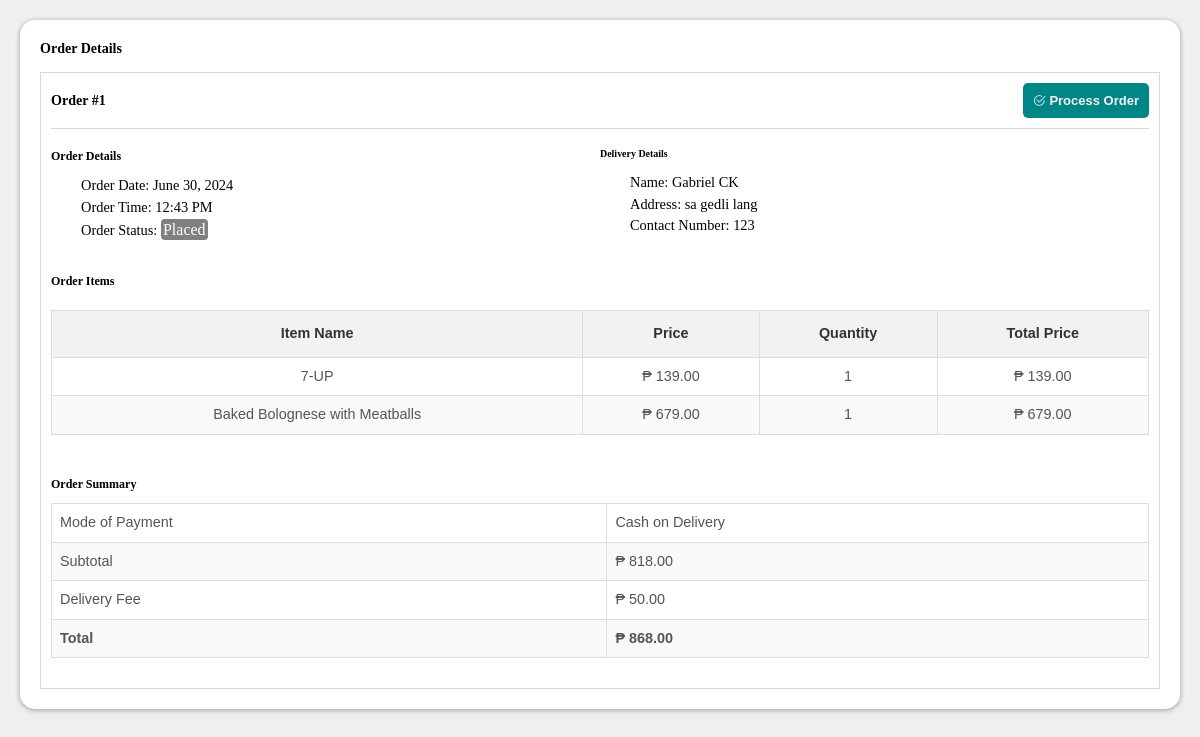
Before: /admin/view_order2.php?id=1 with the older database file.
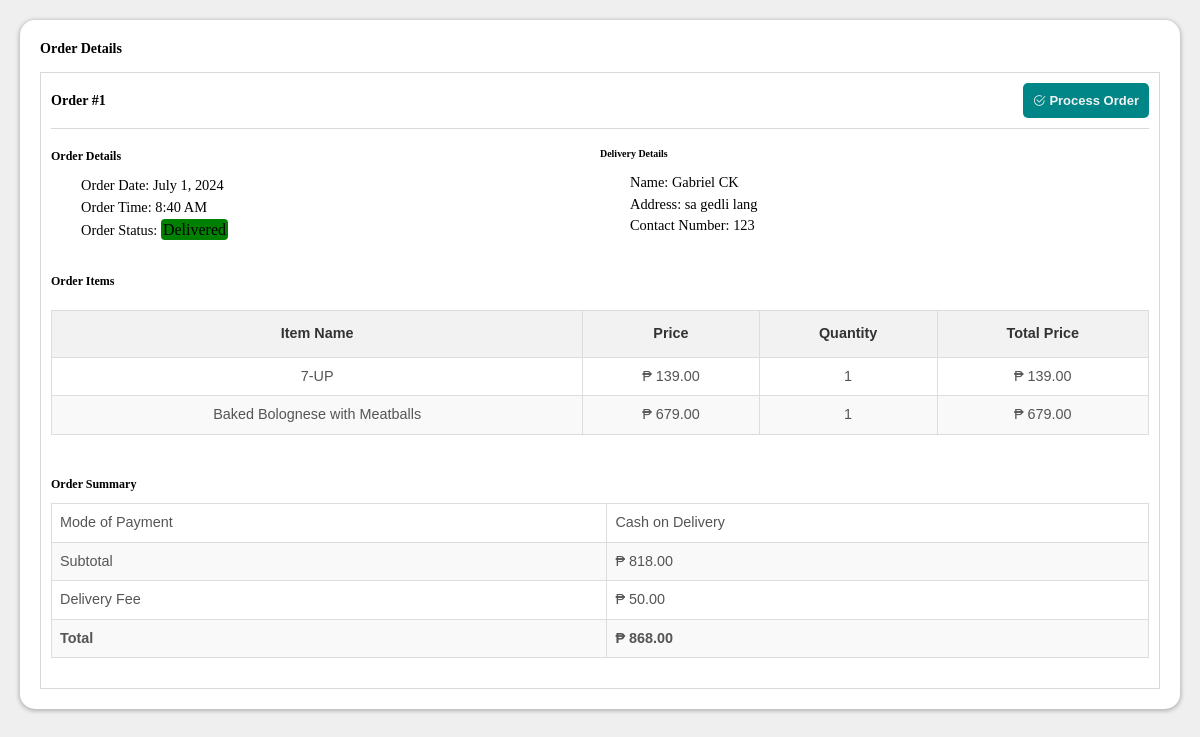
After: the same page with the newer database file.
### tables this page shows
CREATE TABLE `orders_prod` (
  `orderID` int(50) NOT NULL,
  `customerID` int(50) NOT NULL,
  `items` text NOT NULL,
  `shipID` int(50) NOT NULL,
  `payment` varchar(250) NOT NULL,
  `order_date` timestamp NOT NULL DEFAULT current_timestamp(),
  `status` varchar(100) NOT NULL,
  `total_amount` int(250) NOT NULL
);

### admin/view_order2.php (the view, shortened to what the changed rows need)
<!DOCTYPE html>
<html lang="en">
<head>
    <link rel="stylesheet" href="css/dashboard.css">
    <link rel="stylesheet" href="../assets/font/inter.css">
    <link rel="stylesheet" href="../node_modules/bootstrap-icons/font/bootstrap-icons.css">
    <link rel="stylesheet" type="text/css" href="https://cdn.datatables.net/1.10.25/css/jquery.dataTables.css">
</head>
<body>
    <div class="dashboard-content">
        <?php
                        $servername = "localhost";
                        $username = "root";
                        $password = "";
                        $dbname = "th_db";
                        $conn = new mysqli($servername, $username, $password, $dbname);
                            $orderID = $_GET['id'];
                            $sql = "SELECT * FROM orders_prod where orderID = $orderID";
                            $results = $conn->query($sql);
                            $result = $conn->query($sql);
                            $rowz = $results->fetch_assoc();
                            $orderStatus = $rowz['status'];
                            function getBadgeClass($status) {
                                switch ($status) {
                                    case "placed":
                                        return "badge bg-placed";
                                    case "delivered":
                                        return "badge bg-success";
                                }
                            }
                                $badgeClass = getBadgeClass($orderStatus);
                                $html = "<p  >Order Status: <span class=\"$badgeClass\" style= 'font-size:1rem;'>" . ucfirst($orderStatus) . "</span></p>";
        ?>
        <div class="wrapper-dashboard">
            <br>
            <div class="card-body">
<div class="flex-container">
        <h3>Order #<?php echo $rowz['orderID']?></h3>
        <form action="" method="post">
            <button type="submit" class="button-link">
            </button>
        </form>
    </div><br>
                                        <div class="row">
                                            <div class="col-sm-6">
                                                <div style="padding:10px 0 0 30px">
                                                    <?php
                                                    $order_date = $rowz['order_date'];
                                                    $dateTime = new DateTime($order_date);
                                                    $orderDate = $dateTime->format('F j, Y');
                                                    $orderTime = $dateTime->format('g:i A');
                                                    ?>
                                                    <p>Order Date: <?php echo $orderDate; ?></p>
                                                    <p>Order Time: <?php echo $orderTime; ?></p>
                                                    <?php echo $html?>
                                                </div>
                                            </div>
                                        </div>
                                        <div class="row">
                                            <div class="col-sm-12" style="margin-top:30px;">
                                                <table class="table" style="text-align:center; font-size:0.9rem;">
                                                    <thead>
                                                        <tr>
                                                            <th>Item Name</th>
                                                            <th>Price</th>
                                                            <th>Quantity</th>
                                                            <th>Total Price</th>
                                                        </tr>
                                                    </thead>
                                                    <?php $totalOrderPrice = 0;
                                    if ($result->num_rows > 0) {
                                    while ($row = $result->fetch_assoc()) {
                                        if ($row['items'] !== null) {
                                            $items_data = json_decode($row['items'], true);
                                                foreach ($items_data as $item) {
                                                    $name = $item['name'];
                                                    $price = $item['price'];
                                                    $qty = $item['qty'];
                                                    $formattedPrice = number_format($price, 2);
                                                    $totalPrice = $item['totalPrice'];
                                                    $formattedTotalPrice = number_format($totalPrice, 2);
                                                   echo' <tr>
                                                        <td>' . $name . '</td>
                                                        <td>₱ ' . $formattedPrice. '</td>
                                                        <td>' . $qty . '</td>
                                                        <td>₱ ' . $formattedTotalPrice . '</td>
                                                    </tr>';
                                                }
                                        } else {
                                            echo "'items' column is null";
                                        }
                                            }
                                        } else {
                                            echo "0 results";
                                        }
                                            ?>
                                                </table>
                                            </div>
                                        </div>
                                    </div>
        </div>
    </div>
</body>
</html>

Changed rows visible on the page:
changed orders_prod id 1: order_date "June 30, 2024" → "July 1, 2024"; order_date "12:43 PM" → "8:40 AM"; status "Placed" → "Delivered"
